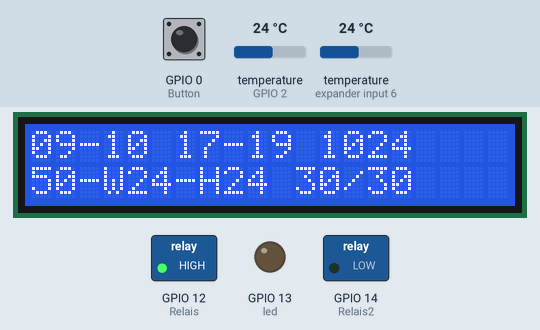
The sketch below on a simulated ESP8266 (NodeMCU). Shown: 20×2 character LCD, switched loads named in the sketch (green lamp = pin HIGH), output pins drawn as LEDs (lit = HIGH). The inputs (shaded band) are chosen by the test bench; at power-on: temperature (sensors on GPIO 2, expander input 6) 24 °C, GPIO 0 (Button) HIGH. WiFi joins after 1.5 s; servers stay silent unless stated; network time is answered at once with the bench clock; the local clock reads 2024-03-15 10:24:30 at power-on unless the sketch sets it; what the sketch prints to the serial monitor is not drawn.

Above: at 3.0 s.
3.1 s: temperature (sensor on GPIO 2) set to 12 °C
At 5.2 s:
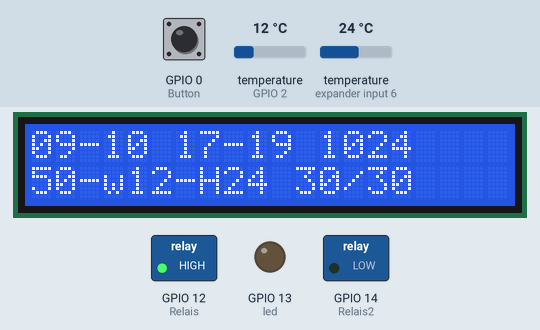
5.7 s: temperature (sensor on expander input 6) set to 12 °C
At 6.8 s:
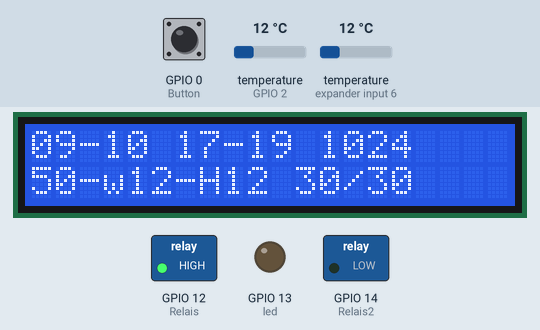
8.1 s: temperature (sensor on GPIO 2) set to 19 °C
At 10.0 s:
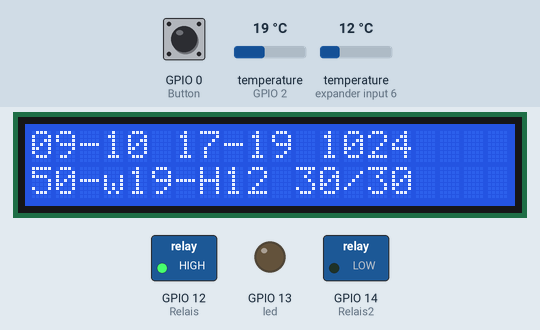
11.1 s: temperature (sensor on expander input 6) set to 19 °C
At 12.9 s:
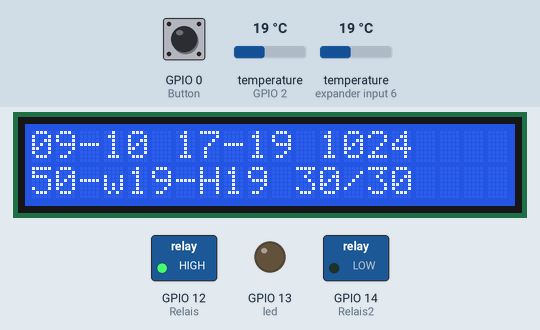
13.5 s: temperature (sensor on GPIO 2) set to 28 °C
At 16.1 s:
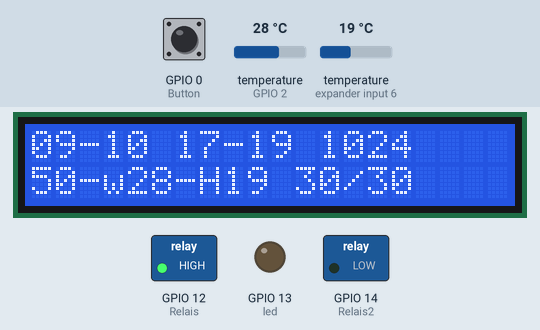
16.5 s: temperature (sensor on expander input 6) set to 28 °C
At 17.7 s:
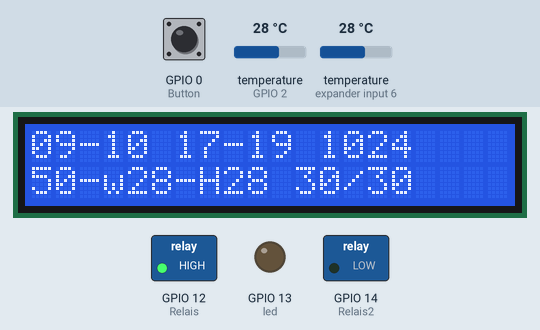
Timing chart, 0 to 19.5 s (numbered marks = the images above; inputs shaded):
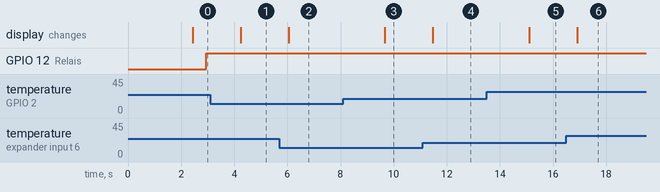

Measured:
- after the input at 3.1 s, the display: changes after 1.2 s (image 1)
- after the input at 5.7 s, the display: changes after 0.36 s (image 2)
- after the input at 8.1 s, the display: changes after 1.6 s (image 3)
- after the input at 11.1 s, the display: changes after 0.38 s (image 4)
- after the input at 13.5 s, the display: changes after 1.6 s (image 5)
- after the input at 16.5 s, the display: changes after 0.40 s (image 6)

The sketch:

KesselSteuerung.ino
```cpp
/*

Wiring for this Code:
LCD:  NODEMCU:
GND   GND
VCC   VIN (5V)
SDA   D2
SCL   D1

18DS20:      NODEMCU:
YELLOW (SIG) D4
RED (VCC)    3,3V
BLACK (GND)  GND
(47kOhm Resitor between YELLOW and RED)

Relais:   NODEMCU:
ISOVCC    VIN
VCC       3.3V
GND       GND
IN1       D5
IN2       D6

 */
#include <Wire.h>  // This library is already built in to the Arduino IDE
#include <LiquidCrystal_I2C.h>
LiquidCrystal_I2C lcd(0x3F, 20,2); // 20 characters, 2 Lines

#include <OneWire.h>
#include <DallasTemperature.h>
#define ONE_WIRE_BUS 2 //D4
OneWire oneWire(ONE_WIRE_BUS);
DallasTemperature sensors(&oneWire);
#include <NTPClient.h>
#include <ESP8266WiFi.h>
#include <WiFiClient.h>
#include <ESP8266WebServer.h>
#include <ESP8266mDNS.h>
#include <WiFiUdp.h>
// NTP Init
WiFiUDP ntpUDP;
NTPClient timeClient(ntpUDP);
//WLAN Access
const char *ssid = "NationalparkSpessart";  // You WIFI DATA
const char *password = "62117742064635826514";  // You WIFI DATA
// WEb Sever Init
ESP8266WebServer server ( 80 );
// Global Variables
float waterTemp=99.9; //Temperatur des Brauchwassers gemessen
float kessTemp=99.9; // Temperatur des Kesselwassers gemessen
int beginDay = 9; // Start der Tagssteuerung
int endDay = 10;  // Ende der zeit für Warmwasser morgens
int beginNight=17; // Start für Warwasser abends
int endNight=19; // Start der Nachtsteuerung
float temperature=50.0;  // requested Watertemperature
int intervallDay=30;  // Minutes per hour the heating wil w´ork daytime
int intervallNight=30; // Minutes per hour the heating wil w´ork nighttime

boolean SteuerungAn = true;
boolean Wrelais = true; // warmwasserrelais
boolean Hrelais = true; // heizpumpenrelais
boolean Day[7]={true,true,true,true,true,true,true}; //0 0 sunday - workdays for warm water
  // init GPIO pins
const int led = 13; //D7
#define Button  0 // D3
#define Relais 12  // D6
#define Relais2 14 // D5


// Read and interpret Arguments of Webserver
void analyzeArgs(){
  if (server.args() > 1) for (uint8_t j = 0; j < 7;j++) Day[j] = false;
  for ( uint8_t index = 0; index < server.args(); index++ ) {
    String s = server.arg(index);

    // Switch on paramter name and process the paramter value
    switch(server.argName ( index )[0]+0) {
      case 'b': beginDay=atoi( s.c_str() );break; // Begin Morning
      case 'e': endDay=atoi( s.c_str() ); break; // End Morning
      case 'B': beginNight=atoi( s.c_str() );break;// Begin Evening
      case 'E': endNight=atoi( s.c_str() );break;// End Evening
      case 't': temperature=atof( s.c_str() );break; // Desired Temperature
      case 'a': SteuerungAn= 1 == atoi( s.c_str() );break; // Switch Controller Function on off
      case 'i': intervallDay=atoi( s.c_str() );break;// Intervall tagsueber
      case 'I': intervallNight=atoi( s.c_str() );break;// Intervall nachts
      case '0' : Day[0] = true;break;
      case '1' : Day[1] = true;break;
      case '2' : Day[2] = true;break;
      case '3' : Day[3] = true;break;
      case '4' : Day[4] = true;break;
      case '5' : Day[5] = true;break;
      case '6' : Day[6] = true;break;
      default: ;
    }
  }
  if (intervallDay<5) intervallDay= 5; if (intervallNight>55) intervallNight = 60; //Avoid to short switch times
}
void handleRoot() {

 char temp[2000];
 int sec = millis() / 1000;
 int min = sec / 60;
 int hr = min / 60;
 snprintf ( temp, 2000,
"<html>\
  <head>\
    <meta http-equiv='refresh' content='5'/>\
    <title>Kesselsteuerung</title>\
    <style>\
      body { background-color: #000000; font-family: Arial, Helvetica, Sans-Serif; Color: #FFC125; }\
    </style>\
  </head>\
  <body>\
    <table><tr><td><h1>Warmwasser und<br>Heizungssteuerung</h1>\
    <table>\
    <tr><td>Uhrzeit:</td><td>%s</td></tr>\
    <tr><td>Wassertemperatur:</td><td>%2.1f</td></tr>\
    <tr><td>Kesseltemperatur:</td><td>%2.1f</td></tr>\
    <tr><td>Heizpumpe:</td><td>%s</td></tr>\
    <tr><td>Wasserpumpe:</td><td>%s</td></tr>\
    </table></td><td><img src='https://rasica.files.wordpress.com/2013/02/burning_flame_by_mattthesamurai-d3hc6m5.gif'></td></tr></table><br>\
    <form>\
    <table border =1><th>Warmwasser</th>\<th>Stunde</th>\
    <tr><td>Startzeit Morgens</td><td><Input type='text' value='%02d' name=b></td></tr>\
    <tr><td>Stopzeit Morgens</td><td><Input type='text' value='%02d' name=e></td></tr>\
    <tr><td>Startzeit Abends</td><td><Input type='text' value='%02d' name=B></td></tr>\
    <tr><td>Stopzeit Abends</td><td><Input type='text' value='%02d' name=E></td></tr>\
    <tr><td>Soll Temperatur</td><td><Input type='text' value='%2.1f' name=t></td></tr>\
    </table><table><tr><td><label>So<Input type='checkbox' name=0 %s></label>\
    <label>Mo<Input type='checkbox' name=1 %s></label>\
    <label>Di<Input type='checkbox' name=2 %s></label>\
    <label>Mi<Input type='checkbox' name=3 %s></label>\
    <label>Do<Input type='checkbox' name=4 %s></label>\
    <label>Fr<Input type='checkbox' name=5 %s></label>\
    <label>Sa<Input type='checkbox' name=6 %s></label>\
    </td></tr></table><br><table border=1><th>Heizpumpe</th>\<th>min/h</th><tr><td>Tagintervall</td><td><Input type='text' value='%02d' name=i></td></tr>\
   <tr><td>Nachtintervall</td><td><Input type='text' value='%02d' name=I></td></tr></table>\
    <br><button>Setzen</button>\
  </form><BR>\
  </body>",
  timeClient.getFormattedTime().c_str(),waterTemp,kessTemp,
      Hrelais ? "an" : "aus", Wrelais  ? "an" : "aus",
      beginDay,endDay,beginNight,endNight,temperature,
      Day[0] ? "checked" : "" ,Day[1] ? "checked" : "" ,Day[2] ? "checked" : "" ,Day[3] ? "checked" : "" ,Day[4] ? "checked" : "" ,Day[5] ? "checked" : "" ,Day[6] ? "checked" : "" ,
      intervallDay,intervallNight
 );
 server.send ( 200, "text/html", temp );

}
void handleNotFound() {

 String message = "File Not Found\n\n";
 message += "URI: ";
 message += server.uri();
 message += "\nMethod: ";
 message += ( server.method() == HTTP_GET ) ? "GET" : "POST";
 message += "\nArguments: ";
 message += server.args();
 message += "\n";
 for ( uint8_t intervallDay = 0; intervallDay < server.args(); intervallDay++ ) {
  message += " " + server.argName ( intervallDay ) + ": " + server.arg ( intervallDay ) + "\n";
 }
 server.send ( 404, "text/plain", message );

}
void setup ( void ) {
   lcd.init();   // initializing the LCD
  lcd.backlight(); // Enable or Turn On the backlight
  lcd.setCursor(0, 0);
  lcd.print("Starte ..."); // Start Print text to Line 1
  lcd.setCursor(0, 1);
  lcd.print("Kesselsteuerung"); // Start Print Test to Line 2
  // init GPIO pins
  pinMode ( led, OUTPUT );
  pinMode ( Relais, OUTPUT );
  pinMode ( Relais2, OUTPUT );
  pinMode ( Button, INPUT );


 Serial.begin ( 115200 );
 WiFi.begin ( ssid, password );
 Serial.println ( "" );
  sensors.begin();
  timeClient.begin();
  timeClient.setTimeOffset(3600);

 // Wait for connection
 while ( WiFi.status() != WL_CONNECTED ) {
  delay ( 500 );
  Serial.print ( "." );
 }
 Serial.println ( "" );
 Serial.print ( "Connected to " );
 Serial.println ( ssid );
 Serial.print ( "IP address: " );
 Serial.println ( WiFi.localIP() );
 if ( MDNS.begin ( "esp8266" ) ) {
  Serial.println ( "MDNS responder started" );
 }
 server.on ( "/", handleRoot );
 //server.on ( "/test.svg", drawGraph );
 server.on ( "/inline", []() {
 server.send ( 200, "text/plain", "this works as well" );
 } );
 server.onNotFound ( handleNotFound );
 server.begin();
 Serial.println ( "HTTP server started" );
}

void relaisSet(){
  boolean tempBool;
  // First check if Button to toggle Controller Fuction on/off was pressed
  if (digitalRead(Button)==0) SteuerungAn = !SteuerungAn;
  // No chec if conditions for switch on are given
  int h = timeClient.getHours();
  tempBool = Wrelais;
  Wrelais = (((beginDay <= h)&&(h < endDay)) || ((beginNight <= h)&&(h < endNight))) && (waterTemp < temperature) && SteuerungAn && Day[timeClient.getDay()];
  Wrelais = Wrelais && kessTemp > temperature; // Macht wenig Sinn mit kaltem Kessel Warmwasser zu machen
  if (tempBool != Wrelais)
    if (Wrelais) digitalWrite(Relais, LOW); else  digitalWrite(Relais, HIGH);

  // Start relais Depend on time Intervall
  // If hour 0 until morning start OR evening Start until 23 -> Night intervall ... otherwise day intervall
  int m = timeClient.getMinutes();

  tempBool = Hrelais;
  int intervall;
  intervall  = ((h<beginDay)||(h>endNight)) ? intervallNight : intervallDay;
  Hrelais = m <= intervall;
  if (tempBool != Hrelais)
    if (Hrelais) digitalWrite(Relais2, LOW); else  digitalWrite(Relais2, HIGH);

}

void lcdDisplay(){
   char ntemp[25];
  lcd.setCursor(0, 0);
  snprintf ( ntemp, 20,"%02d-%02d %02d-%02d %02d%02d",beginDay,endDay,beginNight,endNight,timeClient.getHours(), timeClient.getMinutes());
  lcd.print(ntemp);
  lcd.setCursor(0, 1);
  snprintf ( ntemp, 20,"%2.0f-%c%2.0f-%c%2.0f %02d/%02d",temperature,Wrelais ? 'W':'w',waterTemp,Hrelais?'H':'h',kessTemp,intervallDay,intervallNight);
  lcd.print(ntemp);
}

void readTemp() {
  sensors.requestTemperatures();
  waterTemp=sensors.getTempCByIndex(0);
  kessTemp=sensors.getTempCByIndex(1);
}

void loop ( void ) {
  timeClient.update();
  server.handleClient();
  analyzeArgs();
  readTemp();
  lcdDisplay();
  delay(500);
  relaisSet();
  delay(500);

}
```
